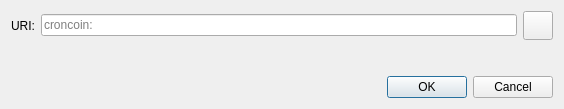
<?xml version="1.0" encoding="UTF-8"?>
<ui version="4.0">
 <class>OpenURIDialog</class>
 <widget class="QDialog" name="OpenURIDialog">
  <property name="geometry">
   <rect>
    <x>0</x>
    <y>0</y>
    <width>564</width>
    <height>109</height>
   </rect>
  </property>
  <property name="windowTitle">
   <string>Open croncoin URI</string>
  </property>
  <layout class="QVBoxLayout" name="verticalLayout">
   <item>
    <layout class="QHBoxLayout" name="horizontalLayout">
     <item>
      <widget class="QLabel" name="label">
       <property name="text">
        <string>URI:</string>
       </property>
      </widget>
     </item>
     <item>
      <widget class="QValidatedLineEdit" name="uriEdit">
       <property name="placeholderText">
        <string notr="true">croncoin:</string>
       </property>
      </widget>
     </item>
     <item>
      <widget class="QToolButton" name="pasteButton">
       <property name="toolTip">
        <string extracomment="Tooltip text for button that allows you to paste an address that is in your clipboard.">Paste address from clipboard</string>
       </property>
       <property name="text">
        <string/>
       </property>
       <property name="icon">
        <iconset resource="../croncoin.qrc">
         <normaloff>:/icons/editpaste</normaloff>:/icons/editpaste
        </iconset>
       </property>
       <property name="iconSize">
        <size>
         <width>22</width>
         <height>22</height>
        </size>
       </property>
      </widget>
     </item>
    </layout>
   </item>
   <item>
    <spacer name="verticalSpacer">
     <property name="orientation">
      <enum>Qt::Vertical</enum>
     </property>
     <property name="sizeHint" stdset="0">
      <size>
       <width>20</width>
       <height>40</height>
      </size>
     </property>
    </spacer>
   </item>
   <item>
    <widget class="QDialogButtonBox" name="buttonBox">
     <property name="orientation">
      <enum>Qt::Horizontal</enum>
     </property>
     <property name="standardButtons">
      <set>QDialogButtonBox::Cancel|QDialogButtonBox::Ok</set>
     </property>
    </widget>
   </item>
  </layout>
 </widget>
 <customwidgets>
  <customwidget>
   <class>QValidatedLineEdit</class>
   <extends>QLineEdit</extends>
   <header>qt/qvalidatedlineedit.h</header>
  </customwidget>
 </customwidgets>
 <resources/>
 <connections>
  <connection>
   <sender>buttonBox</sender>
   <signal>accepted()</signal>
   <receiver>OpenURIDialog</receiver>
   <slot>accept()</slot>
   <hints>
    <hint type="sourcelabel">
     <x>248</x>
     <y>254</y>
    </hint>
    <hint type="destinationlabel">
     <x>157</x>
     <y>274</y>
    </hint>
   </hints>
  </connection>
  <connection>
   <sender>buttonBox</sender>
   <signal>rejected()</signal>
   <receiver>OpenURIDialog</receiver>
   <slot>reject()</slot>
   <hints>
    <hint type="sourcelabel">
     <x>316</x>
     <y>260</y>
    </hint>
    <hint type="destinationlabel">
     <x>286</x>
     <y>274</y>
    </hint>
   </hints>
  </connection>
 </connections>
</ui>
